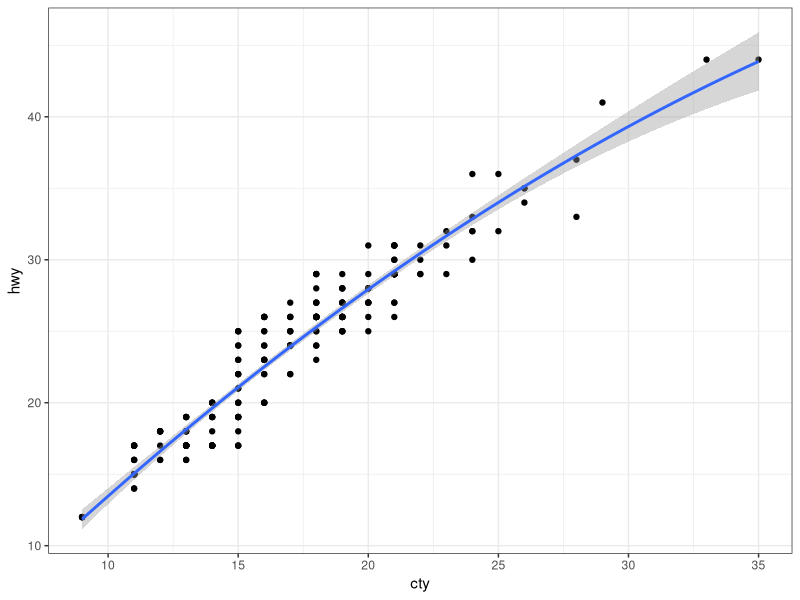
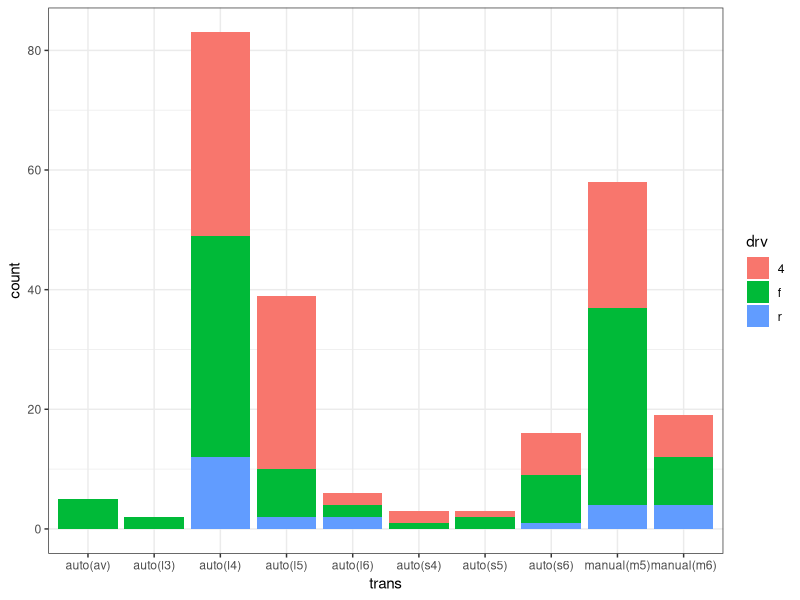
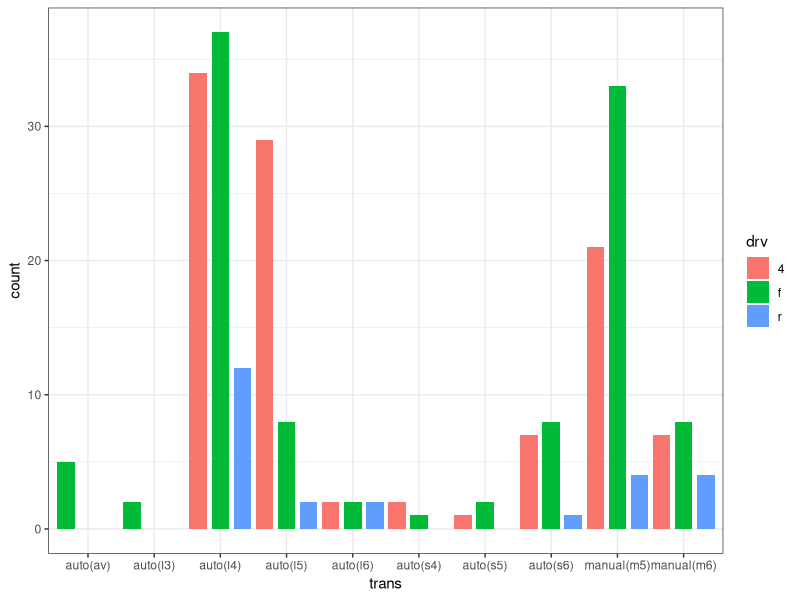
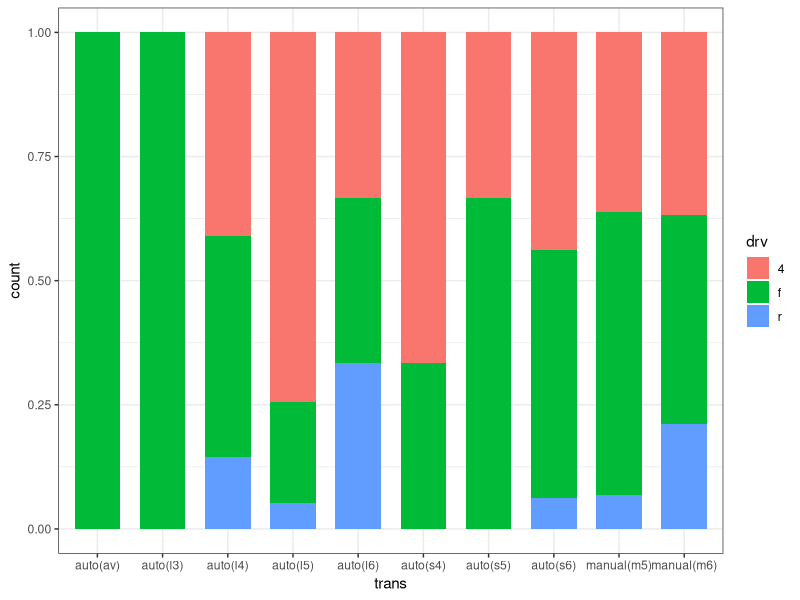
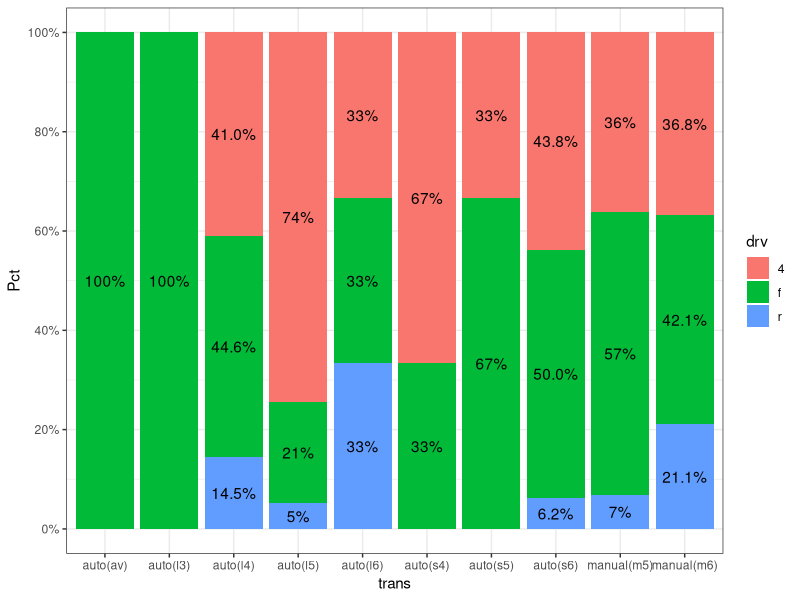

Here is the R script that generated these plots, in order:
# 加载必要的库
library(ggplot2)
library(dplyr)
library(scales)

# 加载内置的 mpg 数据集（来自 ggplot2 包）
data("mpg")

# 检查数据结构
str(mpg)

# 数据预览
head(mpg)

# 以下是示例代码，直接运行即可

# 双连续变量：散点图 + 二次拟合曲线
mpg %>% 
  ggplot(aes(x = cty, y = hwy)) + # cty: 城市燃油效率, hwy: 高速燃油效率
  geom_point() + # 散点图
  geom_smooth(method = 'lm', formula = y ~ x + I(x^2)) + # 二次拟合
  theme_bw() # 空白背景

# 双分类变量：计数统计
mpg %>% 
  count(trans, drv) # trans: 变速箱类型, drv: 驱动方式

# 双分类变量：堆叠柱状图
mpg %>% 
  ggplot(aes(x = trans, fill = drv)) + # 按 drv 填充颜色
  geom_bar() + # 堆叠柱状图
  theme_bw()

# 双分类变量：并列柱状图
mpg %>% 
  ggplot(aes(x = trans, fill = drv)) +
  geom_bar(position = position_dodge(width = 1, preserve = "single"),
           width = 0.8) + # 设置宽度
  theme_bw()

# 双分类变量：百分比柱状分布图
mpg %>% 
  ggplot(aes(x = trans, fill = drv)) +
  geom_bar(position = 'fill', width = 0.7) +
  theme_bw()

# 百分比堆叠柱状图（带标签）
mpg %>% 
  group_by(trans, drv) %>% 
  summarise(N = n()) %>% # 按 trans 和 drv 分组计数
  group_by(trans) %>% 
  mutate(Sum = sum(N), # 计算每组总数
         Pct = N / Sum, # 百分比
         Pctp = scales::percent(Pct)) %>% # 转换为百分数
  ungroup() %>% 
  ggplot(aes(x = trans, y = Pct, fill = drv)) +
  geom_col(position = 'fill') + # 百分比堆叠柱状图
  geom_text(aes(label = Pctp),
            position = position_stack(vjust = 0.5)) + # 添加标签
  scale_y_continuous(breaks = seq(0, 1, 0.2),
                     labels = scales::percent) + # Y 轴百分比格式
  theme_bw()
